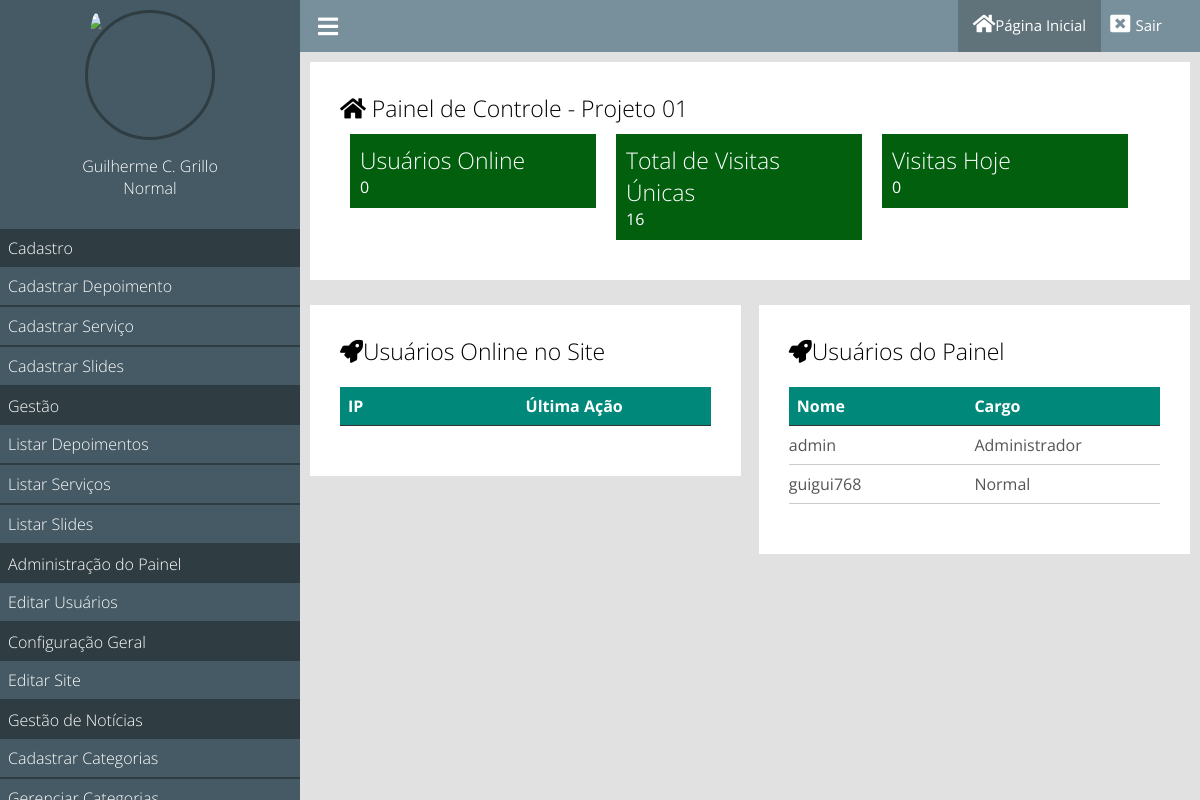
The page /painel/ (signed in) on the database as committed earlier.
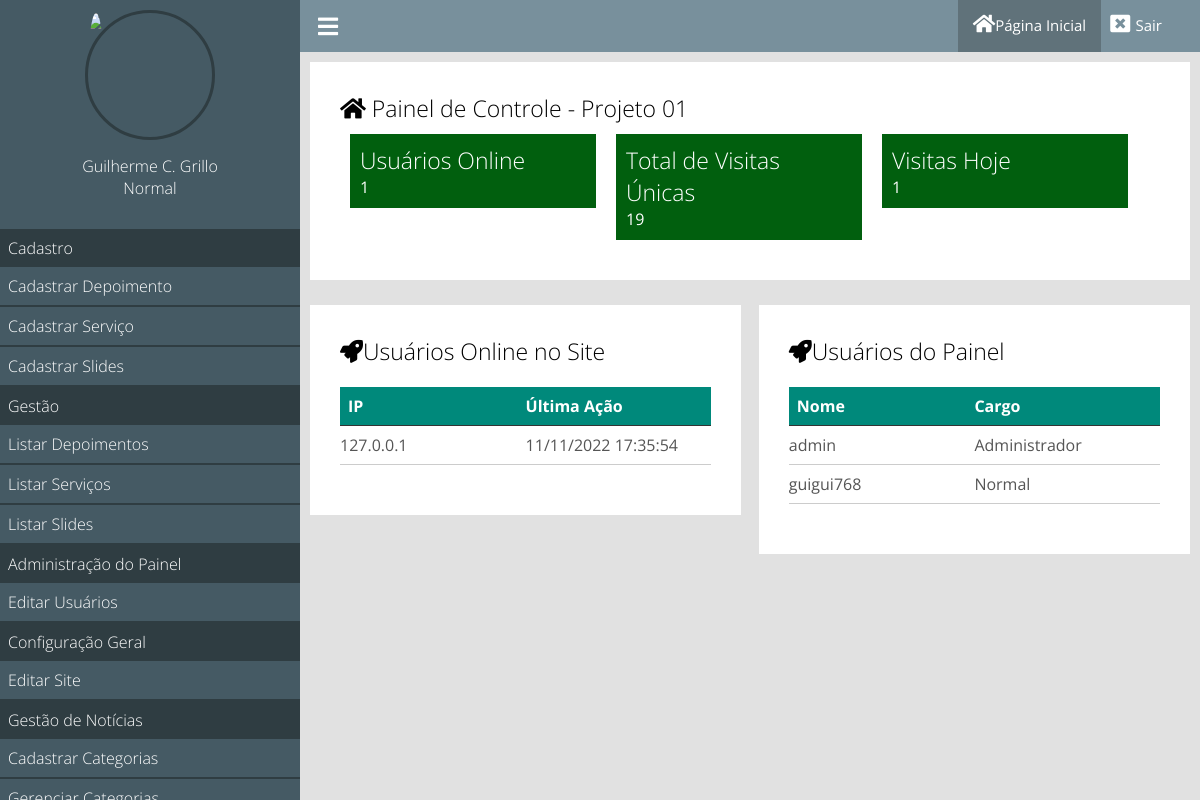
The same page on the database as committed later.
### classes/MySql.php (called while the page is built)
<?php
class MySql{
private static $pdo;
public static function conectar(){
    if(self::$pdo == null){
        try{
            self::$pdo = new PDO('mysql:host'.HOST.';dbname='.DATABASE,USER,PASSWORD,array(PDO::MYSQL_ATTR_INIT_COMMAND => "SET NAMES utf8"));
            self::$pdo->setAttribute(PDO::ATTR_ERRMODE,PDO::ERRMODE_EXCEPTION);
            } catch(Exception $e){
                echo 'erro ao conectar';
            }
    }
return self::$pdo;
}
}
?>

### classes/Site.php (called while the page is built, shortened)
<?php
class Site
{
    public static function contador(){
        if(!isset($_COOKIE['visita'])){
            $sql = MySql::conectar()->prepare("INSERT INTO `projeto_01`.`tb_admin.visitas` VALUES (null,?,?)");
            $sql->execute(array($_SERVER['REMOTE_ADDR'],date('Y-m-d')));
        }
        $contador = MySql::conectar()->prepare("SELECT * FROM `projeto_01`.`tb_admin.visitas`");
        $contador->execute();
        return $visitasUnicas = $contador->rowCount();
    }
    public static function contadorHoje(){
        if(!isset($_COOKIE['visita'])){
            $sql = MySql::conectar()->prepare("INSERT INTO `projeto_01`.`tb_admin.visitas` VALUES (null,?,?)");
            $sql->execute(array($_SERVER['REMOTE_ADDR'],date('Y-m-d')));
        }
        $contadorHoje = MySql::conectar()->prepare("SELECT * FROM `projeto_01`.`tb_admin.visitas` WHERE dia = ?");
        $contadorHoje->execute(array(date('Y-m-d')));
        return $visitasHoje = $contadorHoje->rowCount();
    }
}

### painel/pages/home.php (the view, shortened to what this page needs)
<?php
$usuariosOnline = Painel::listarUsuariosOnline();
$visitasUnicas = Site::contador();
$visitasHoje = Site::contadorHoje();
?>
<div class="box-content w100 left">
    <h2> <i class="fa fa-home"></i> Painel de Controle - <?php echo NOME_EMPRESA; ?></h2>
    <div class="box-metricas">
        <div class="box-metricas-single">
            <div class="box-metricas-wrapper">
                <h2> Usuários Online</h2>
                <p> <?php echo count($usuariosOnline) ?> </p>
            </div>
        </div>
        <div class="box-metricas-single">
            <div class="box-metricas-wrapper">
                <h2> Total de Visitas Únicas</h2>
                <p> <?php echo $visitasUnicas;?> </p>
            </div>
        </div>
        <div class="box-metricas-single">
            <div class="box-metricas-wrapper">
                <h2> Visitas Hoje</h2>
                <p>  <?php echo $visitasHoje; ?></p>
            </div>
        </div>
    </div>
</div>
<div class="box-content w50 left">
    <h2><i class="fa fa-rocket" aria-hidden="true"></i>Usuários Online no Site</h2>
    <div class="table-responsive">
        <div class="row">
            <div class="col">
                <span>IP </span>
            </div>
            <div class="col">
                <span>Última Ação </span>
            </div>
        </div>
        <?php
        foreach($usuariosOnline as $key =>$value){
         ?>
        <div class="row">
            <div class="col">
                <span><?php echo $value['ip'] ?> </span>
            </div>
            <div class="col">
                <span><?php echo date('d/m/Y H:i:s',strtotime($value['ultima_acao'])) ?></span>
            </div>
        </div>
        <?php
        } ?>
    </div>
</div>
<div class="box-content w50 right">
    <h2><i class="fa fa-rocket" aria-hidden="true"></i>Usuários do Painel</h2>
    <div class="table-responsive">
        <div class="row">
            <div class="col">
                <span>Nome </span>
            </div>
            <div class="col">
                <span>Cargo </span>
            </div>
        </div>
        <?php
        $usuariosPainel = MySql::conectar()->prepare("SELECT * FROM `projeto_01`.`tb_admin.usuarios`");
        $usuariosPainel->execute();
        $usuariosPainel = $usuariosPainel->fetchAll();
        foreach($usuariosPainel as $key =>$value){
         ?>
        <div class="row">
            <div class="col">
                <span><?php echo $value['user'] ?> </span>
            </div>
            <div class="col">
                <span><?php echo pegaCargo($value['cargo']);?></span>
            </div>
        </div>
        <?php
        } ?>
    </div>
</div>

Rows that differ between the two databases and show on the page:
added tb_admin.online: ip "127.0.0.1", ultima_acao "11/11/2022 17:35:54"
Other text that changed with them:
count($usuariosOnline): "0" → "1"
$visitasUnicas: "16" → "19"
$visitasHoje: "0" → "1"
